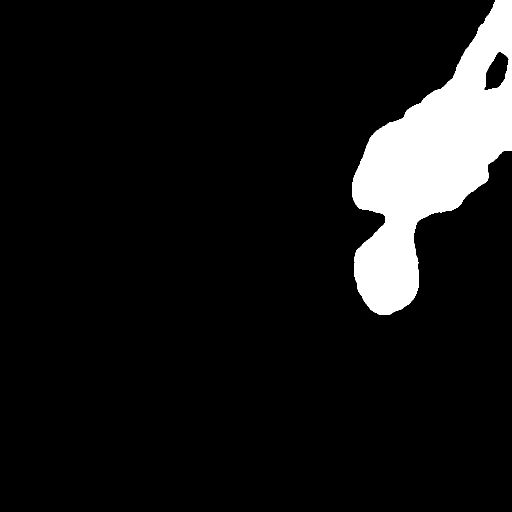
#> input picture SAM-Adapter-PyTorch/tensor_image.png, 1024 x 1024 px (shown at 1/2 size)
$ python imager.py --input_dir ../SAM-Adapter-PyTorch
#> lines starting #> are read from the running program, lines starting #| are printed output that depends on the picture; after the words box and inside, x2 and y2 are one past the last pixel; in counts of white or black regions, pixels touching at a corner belong together
import cv2
import os
import argparse
from glob import glob

# Function to resize an image
def resize_image(input_path, output_path, target_width, target_height):
    # Load the image
#> called with input_path = '../SAM-Adapter-PyTorch/tensor_image.png', target_width = 480, target_height = 640
    image = cv2.imread(input_path)
#> image is the input picture: shape (1024, 1024, 3); 8.8% white; 1 white region, box (x1, y1, x2, y2) and area: (704, 0, 1024, 630) 91963

    # Resize the image to the desired shape
    resized_image = cv2.resize(image, (target_width, target_height))
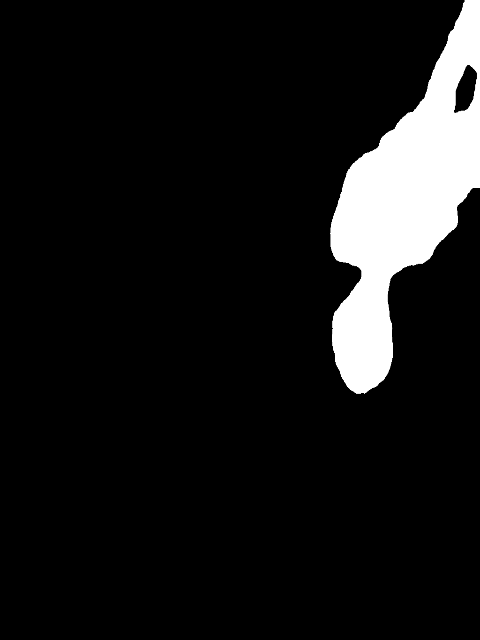
#> resized_image: shape (640, 480, 3); min 0, max 255, mean 22.4

    # Save the resized image as PNG
    cv2.imwrite(output_path, resized_image, [cv2.IMWRITE_PNG_COMPRESSION, 9])

# Argument parser
parser = argparse.ArgumentParser(description="Resize images to a specified width and height and save them as PNG.")
parser.add_argument("--input_dir", help="Path to the directory containing input images.")
parser.add_argument("--output_dir", default= "/teamspace/studios/this_studio/SAM-Adapter-PyTorch/ISTD_remastered/test_A", help="Path to the directory where resized images will be saved.")
parser.add_argument("--target_width", type=int, default=480, help="Width of the resized images.")
parser.add_argument("--target_height", type=int, default=640, help="Height of the resized images.")
args = parser.parse_args()

# Create the output directory if it doesn't exist
os.makedirs(args.output_dir, exist_ok=True)

# Loop through each image file in the input directory
for filename in os.listdir(args.input_dir):
    if filename.lower().endswith(('.jpg', '.jpeg', '.png')):
        # Get the full path of the input image
        input_path = os.path.join(args.input_dir, filename)

        # Construct the output path for the resized image
        output_path = os.path.join(args.output_dir, os.path.splitext(filename)[0] + ".png")

        # Resize the image and save it
        resize_image(input_path, output_path, args.target_width, args.target_height)
        print(f"Resized image '{filename}' saved to '{output_path}'")
